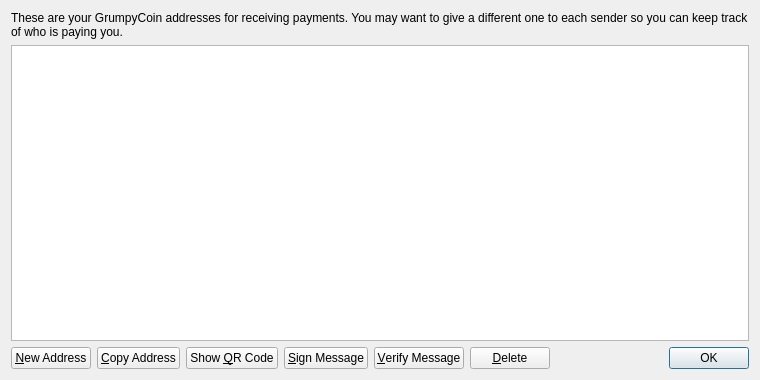
<?xml version="1.0" encoding="UTF-8"?>
<ui version="4.0">
 <class>AddressBookPage</class>
 <widget class="QWidget" name="AddressBookPage">
  <property name="geometry">
   <rect>
    <x>0</x>
    <y>0</y>
    <width>760</width>
    <height>380</height>
   </rect>
  </property>
  <property name="windowTitle">
   <string>Address Book</string>
  </property>
  <layout class="QVBoxLayout" name="verticalLayout">
   <item>
    <widget class="QLabel" name="labelExplanation">
     <property name="text">
      <string>These are your GrumpyCoin addresses for receiving payments. You may want to give a different one to each sender so you can keep track of who is paying you.</string>
     </property>
     <property name="textFormat">
      <enum>Qt::PlainText</enum>
     </property>
     <property name="wordWrap">
      <bool>true</bool>
     </property>
    </widget>
   </item>
   <item>
    <widget class="QTableView" name="tableView">
     <property name="contextMenuPolicy">
      <enum>Qt::CustomContextMenu</enum>
     </property>
     <property name="toolTip">
      <string>Double-click to edit address or label</string>
     </property>
     <property name="tabKeyNavigation">
      <bool>false</bool>
     </property>
     <property name="alternatingRowColors">
      <bool>true</bool>
     </property>
     <property name="selectionMode">
      <enum>QAbstractItemView::SingleSelection</enum>
     </property>
     <property name="selectionBehavior">
      <enum>QAbstractItemView::SelectRows</enum>
     </property>
     <property name="sortingEnabled">
      <bool>true</bool>
     </property>
     <attribute name="verticalHeaderVisible">
      <bool>false</bool>
     </attribute>
    </widget>
   </item>
   <item>
    <layout class="QHBoxLayout" name="horizontalLayout">
     <item>
      <widget class="QPushButton" name="newAddressButton">
       <property name="toolTip">
        <string>Create a new address</string>
       </property>
       <property name="text">
        <string>&amp;New Address</string>
       </property>
       <property name="icon">
        <iconset resource="../bitcoin.qrc">
         <normaloff>:/icons/add</normaloff>:/icons/add</iconset>
       </property>
      </widget>
     </item>
     <item>
      <widget class="QPushButton" name="copyToClipboard">
       <property name="toolTip">
        <string>Copy the currently selected address to the system clipboard</string>
       </property>
       <property name="text">
        <string>&amp;Copy Address</string>
       </property>
       <property name="icon">
        <iconset resource="../bitcoin.qrc">
         <normaloff>:/icons/editcopy</normaloff>:/icons/editcopy</iconset>
       </property>
      </widget>
     </item>
     <item>
      <widget class="QPushButton" name="showQRCode">
       <property name="text">
        <string>Show &amp;QR Code</string>
       </property>
       <property name="icon">
        <iconset resource="../bitcoin.qrc">
         <normaloff>:/icons/qrcode</normaloff>:/icons/qrcode</iconset>
       </property>
      </widget>
     </item>
     <item>
      <widget class="QPushButton" name="signMessage">
       <property name="toolTip">
        <string>Sign a message to prove you own a Bitcoin address</string>
       </property>
       <property name="text">
        <string>&amp;Sign Message</string>
       </property>
       <property name="icon">
        <iconset resource="../bitcoin.qrc">
         <normaloff>:/icons/edit</normaloff>:/icons/edit</iconset>
       </property>
      </widget>
     </item>
     <item>
      <widget class="QPushButton" name="verifyMessage">
       <property name="toolTip">
        <string>Verify a message to ensure it was signed with a specified Bitcoin address</string>
       </property>
       <property name="text">
        <string>&amp;Verify Message</string>
       </property>
       <property name="icon">
        <iconset resource="../bitcoin.qrc">
         <normaloff>:/icons/transaction_0</normaloff>:/icons/transaction_0</iconset>
       </property>
      </widget>
     </item>
     <item>
      <widget class="QPushButton" name="deleteButton">
       <property name="toolTip">
        <string>Delete the currently selected address from the list. Only sending addresses can be deleted.</string>
       </property>
       <property name="text">
        <string>&amp;Delete</string>
       </property>
       <property name="icon">
        <iconset resource="../bitcoin.qrc">
         <normaloff>:/icons/remove</normaloff>:/icons/remove</iconset>
       </property>
      </widget>
     </item>
     <item>
      <spacer name="horizontalSpacer">
       <property name="orientation">
        <enum>Qt::Horizontal</enum>
       </property>
       <property name="sizeHint" stdset="0">
        <size>
         <width>40</width>
         <height>20</height>
        </size>
       </property>
      </spacer>
     </item>
     <item>
      <widget class="QDialogButtonBox" name="buttonBox">
       <property name="sizePolicy">
        <sizepolicy hsizetype="Maximum" vsizetype="Fixed">
         <horstretch>0</horstretch>
         <verstretch>0</verstretch>
        </sizepolicy>
       </property>
       <property name="standardButtons">
        <set>QDialogButtonBox::Ok</set>
       </property>
      </widget>
     </item>
    </layout>
   </item>
  </layout>
 </widget>
 <resources>
  <include location="../bitcoin.qrc"/>
 </resources>
 <connections/>
</ui>
